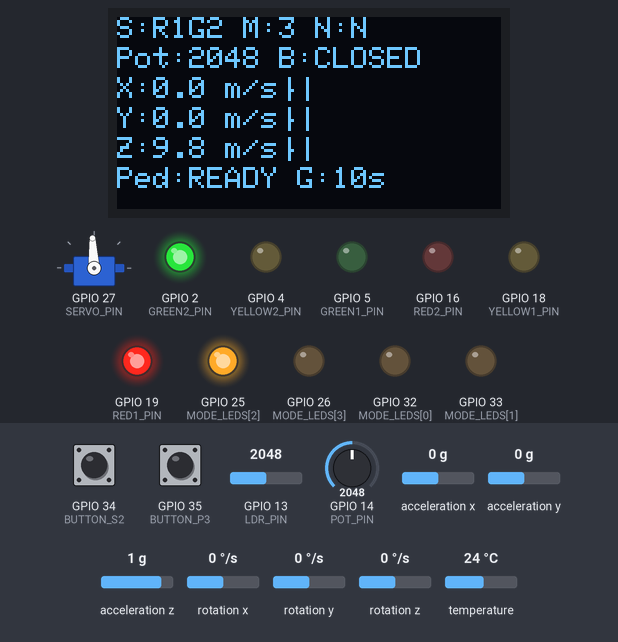
This program was run on a simulated ESP32. Parts: 128×64 one-colour display, servo, output pins drawn as LEDs (lit = HIGH). Dashed ring = blinking. The inputs (shaded band) are chosen by the test bench; at power-on: GPIO 14 (POT_PIN) = 2048, GPIO 13 (LDR_PIN) = 2048, GPIO 34 (BUTTON_S2) HIGH, GPIO 35 (BUTTON_P3) HIGH, acceleration x 0 g, acceleration y 0 g, acceleration z 1 g, rotation x 0 °/s, rotation y 0 °/s, rotation z 0 °/s, temperature 24 °C. Servo pulses on a pin are drawn as a servo (544–2400 µs = 0–180°); what the program prints to the serial monitor is not drawn.

Above: at 4.7 s.
4.8 s: GPIO 14 (POT_PIN) set to 1985
At 6.1 s:
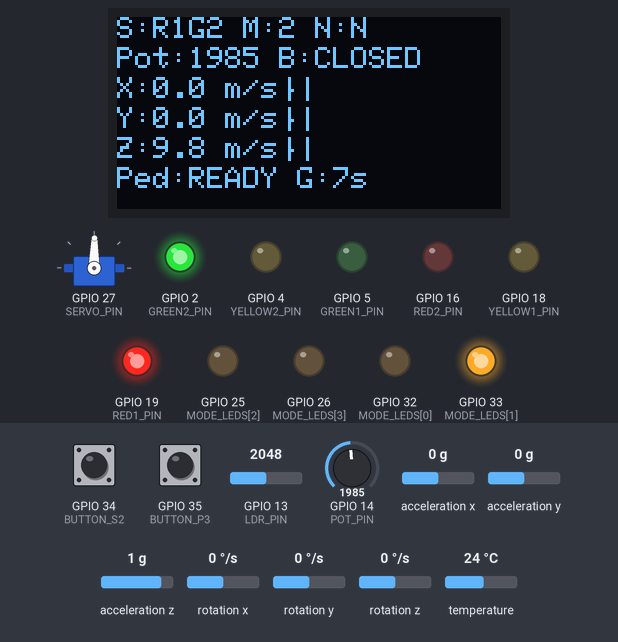
6.6 s: GPIO 13 (LDR_PIN) set to 2934
8.1 s: GPIO 13 (LDR_PIN) set to 3062
At 9.5 s:
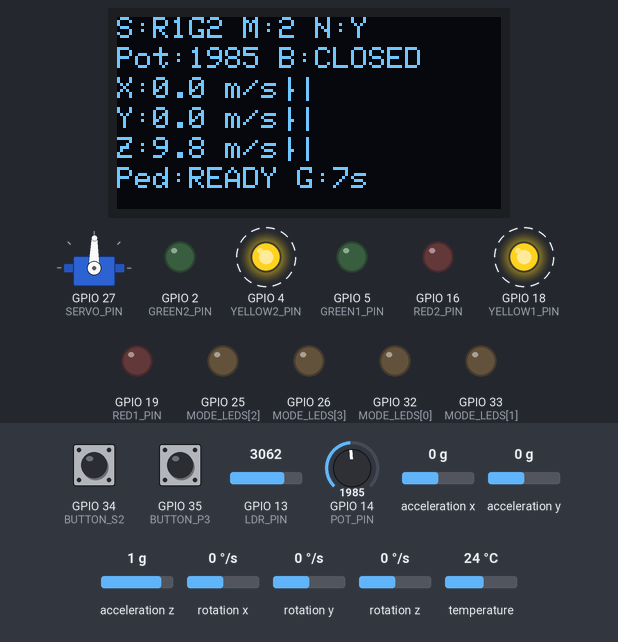
11.1 s: GPIO 13 (LDR_PIN) set to 2960
At 11.5 s:
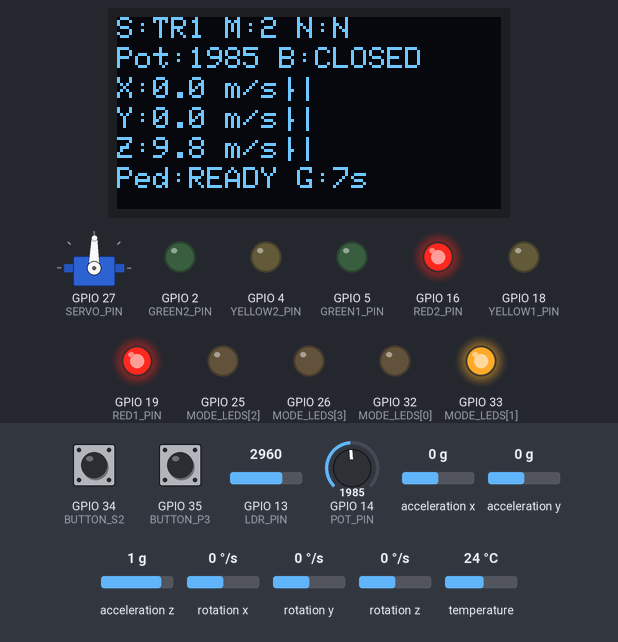
14.1 s: GPIO 14 (POT_PIN) set to 2694
At 14.8 s:
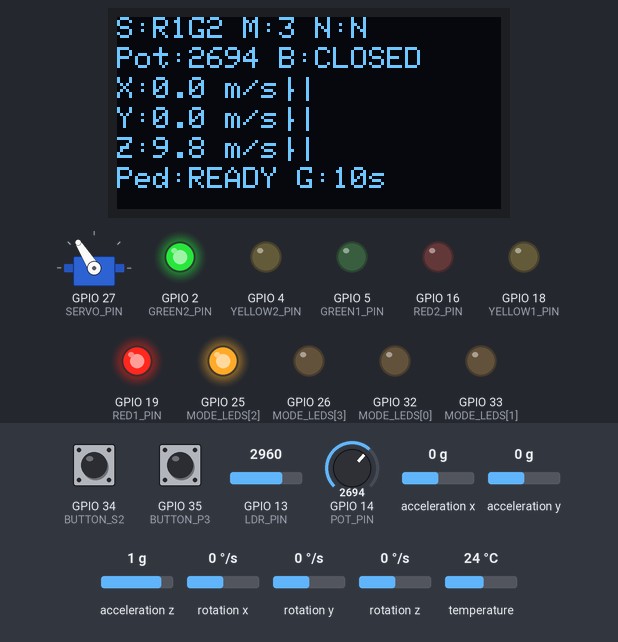
15.7 s: GPIO 14 (POT_PIN) set to 2824
At 17.1 s:
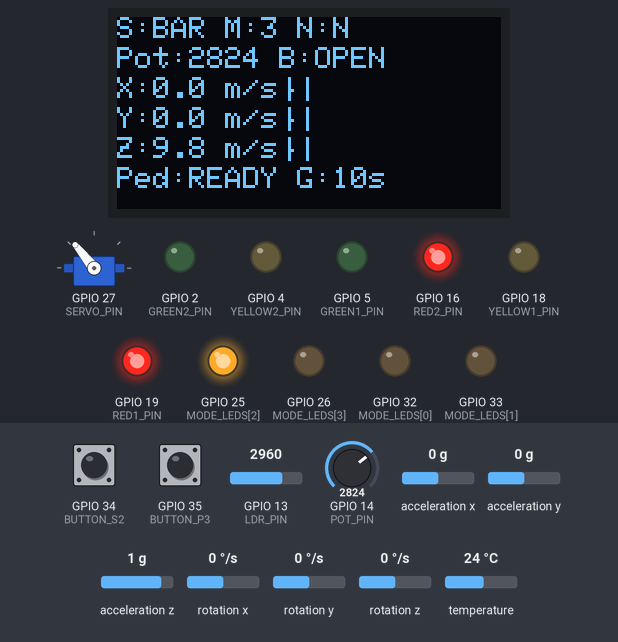
Timing chart, 0 to 18.5 s (numbered marks = the images above; inputs shaded):
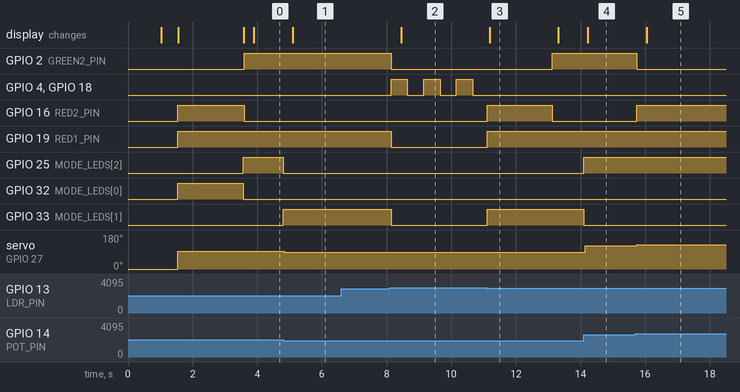

Measured:
- the behaviour switches between 2048 and 2047 on GPIO 14 (POT_PIN) (found by bisection; images 0 and 1)
- the behaviour switches between 3000 and 3001 on GPIO 13 (LDR_PIN) (found by bisection; images 1 and 2)
- the behaviour switches between 2752 and 2753 on GPIO 14 (POT_PIN) (found by bisection; images 4 and 5)
- after the input at 4.8 s, GPIO 25 (MODE_LEDS[2]): HIGH → LOW at once; GPIO 33 (MODE_LEDS[1]): LOW → HIGH at once; servo on GPIO 27 (SERVO_PIN): 93° → 89° at once; the display: changes after 0.30 s (image 1)
- after the input at 6.6 s, every drawn part: stays the same
- after the input at 8.1 s, GPIO 2 (GREEN2_PIN): HIGH → LOW after 0.04 s instead of 2.5 s; GPIO 18 (YELLOW1_PIN): alternates HIGH for 0.51 s and LOW for 0.50 s, starting at once; GPIO 19 (RED1_PIN), GPIO 33 (MODE_LEDS[1]): HIGH → LOW at once; the display: changes after 0.35 s (image 2)
- after the input at 11.1 s, GPIO 2 (GREEN2_PIN): LOW → HIGH after 2.0 s; GPIO 4 (YELLOW2_PIN), GPIO 18 (YELLOW1_PIN): stops changing and stays LOW; GPIO 16 (RED2_PIN): LOW → HIGH at once, → LOW 2.0 s later; GPIO 19 (RED1_PIN), GPIO 33 (MODE_LEDS[1]): LOW → HIGH at once; the display: changes after 0.09 s (image 3)
- after the input at 14.1 s, GPIO 25 (MODE_LEDS[2]): LOW → HIGH at once; GPIO 33 (MODE_LEDS[1]): HIGH → LOW at once; servo on GPIO 27 (SERVO_PIN): 89° → 122° at once; the display: changes after 0.12 s (image 4)
- after the input at 15.7 s, GPIO 2 (GREEN2_PIN): HIGH → LOW at once; GPIO 16 (RED2_PIN): LOW → HIGH at once; servo on GPIO 27 (SERVO_PIN): 122° → 129° at once; the display: changes after 0.34 s (image 5)

The program:

main.cpp
```cpp
#include <Arduino.h>
#include <Wire.h>
#include <Adafruit_GFX.h>
#include <Adafruit_SSD1306.h>
#include <Adafruit_MPU6050.h>

// ==================== OLED SETUP ====================
#define SCREEN_WIDTH 128
#define SCREEN_HEIGHT 64
#define OLED_RESET -1
Adafruit_SSD1306 display(SCREEN_WIDTH, SCREEN_HEIGHT, &Wire, OLED_RESET);

// ==================== MPU6050 SETUP ====================
Adafruit_MPU6050 mpu;
float accelX = 0, accelY = 0, accelZ = 0;
float gyroX = 0, gyroY = 0, gyroZ = 0;

// ==================== SERVO SETUP ====================
const int SERVO_PIN = 27;
const int SERVO_PWM_CHANNEL = 0;
const int SERVO_PWM_FREQ = 50;
const int SERVO_PWM_RESOLUTION = 12;

// ==================== PIN DEFINITIONS ====================
const int POT_PIN = 14;
const int LDR_PIN = 13;
const int BUTTON_P3 = 35;
const int BUTTON_S2 = 34;

// Traffic Light LEDs
const int RED1_PIN = 19;
const int YELLOW1_PIN = 18;
const int GREEN1_PIN = 5;
const int RED2_PIN = 16;
const int YELLOW2_PIN = 4;
const int GREEN2_PIN = 2;

// Mode Indicator LEDs (4 LED)
const int MODE_LEDS[4] = {32, 33, 25, 26};

// ==================== CONSTANTS ====================
const int MODE_COUNT = 4;
const int DAY_NIGHT_THRESHOLD = 3000;
const unsigned long BLINK_INTERVAL = 500;
const unsigned long PEDESTRIAN_DURATION = 10000;
const unsigned long ALL_RED_DURATION = 2000;
const unsigned long YELLOW_DURATION = 3000;
const unsigned long DISPLAY_UPDATE_INTERVAL = 300;
const unsigned long MPU_READ_INTERVAL = 100;
const unsigned long BARRIER_CLOSE_DELAY = 4000;

// ==================== GLOBAL VARIABLES ====================
int currentMode = 0;
bool isNightMode = false;
bool yellowState = false;
unsigned long lastBlinkTime = 0;
bool pedestrianRequest = false;
unsigned long pedestrianRequestTime = 0;
int greenPhaseDuration[4] = {5000, 7000, 10000, 15000};

// Servo variables
int currentPotValue = 0;
bool isBarrierOpen = false;
unsigned long barrierCloseTime = 0;

// Traffic State
enum TrafficState {
  GREEN1_RED2,
  YELLOW1_RED2,
  ALL_RED_TRANSITION,
  RED1_GREEN2,
  RED1_YELLOW2,
  ALL_RED_TRANSITION_2,
  PEDESTRIAN_CROSSING,
  BARRIER_MODE,
  WAIT_AFTER_BARRIER
};

TrafficState currentState = ALL_RED_TRANSITION;
unsigned long stateStartTime = 0;

// Display update timing
unsigned long lastDisplayUpdate = 0;
unsigned long lastMPURead = 0;

// ==================== FUNCTION DECLARATIONS ====================
void setupOLED();
void setupMPU6050();
void readMPU6050();
void setServoAngle(int angle);
void calibrateLDR();
void checkNightMode();
void readPotentiometer();
void checkButtons();
void emergencyStop();
void handlePedestrianRequest();
void updateModeLEDs();
void nightModeOperation();
void normalModeOperation();
void setLights(int red1, int yellow1, int green1, int red2, int yellow2, int green2);
void printState();
void updateDisplay();
void handleBarrierMode();
void handleWaitAfterBarrier();

// ==================== SETUP ====================
void setup() {
  Serial.begin(115200);
  delay(1000);

  Serial.println("=== TRAFFIC LIGHT WITH MPU6050 & OLED ===");
  Serial.println("Integrated System with Pedestrian Crossing");

  // Setup I2C
  Wire.begin(21, 22);

  // Setup OLED
  setupOLED();

  // Setup MPU6050
  setupMPU6050();

  // Setup LED pins
  pinMode(RED1_PIN, OUTPUT);
  pinMode(YELLOW1_PIN, OUTPUT);
  pinMode(GREEN1_PIN, OUTPUT);
  pinMode(RED2_PIN, OUTPUT);
  pinMode(YELLOW2_PIN, OUTPUT);
  pinMode(GREEN2_PIN, OUTPUT);

  for (int i = 0; i < MODE_COUNT; i++) {
    pinMode(MODE_LEDS[i], OUTPUT);
    digitalWrite(MODE_LEDS[i], LOW);
  }

  // Setup buttons
  pinMode(BUTTON_P3, INPUT_PULLUP);
  pinMode(BUTTON_S2, INPUT_PULLUP);

  // Setup Servo
  ledcSetup(SERVO_PWM_CHANNEL, SERVO_PWM_FREQ, SERVO_PWM_RESOLUTION);
  ledcAttachPin(SERVO_PIN, SERVO_PWM_CHANNEL);
  setServoAngle(0);

  // Kalibrasi
  calibrateLDR();

  // Inisialisasi
  setLights(HIGH, LOW, LOW, HIGH, LOW, LOW);
  digitalWrite(MODE_LEDS[0], HIGH);

  // Baca nilai awal potentiometer
  currentPotValue = analogRead(POT_PIN);
  setServoAngle(map(currentPotValue, 0, 4095, 0, 180));

  stateStartTime = millis();

  // Display startup message
  display.clearDisplay();
  display.setTextSize(1);
  display.setTextColor(SSD1306_WHITE);
  display.setCursor(0, 0);
  display.println("Integrated System");
  display.println("MPU6050 + OLED");
  display.println("Pedestrian Ready");
  display.display();

  delay(2000);

  Serial.println("System initialized");
  printState();
}

void setupOLED() {
  if(!display.begin(SSD1306_SWITCHCAPVCC, 0x3C)) {
    Serial.println("OLED not found");
  } else {
    Serial.println("OLED ready");
  }
}

void setupMPU6050() {
  if (!mpu.begin()) {
    Serial.println("MPU6050 not found");
    while (1) delay(10);
  }
  Serial.println("MPU6050 Found!");

  mpu.setAccelerometerRange(MPU6050_RANGE_8_G);
  mpu.setGyroRange(MPU6050_RANGE_500_DEG);
  mpu.setFilterBandwidth(MPU6050_BAND_21_HZ);
}

// ==================== SERVO FUNCTION ====================
void setServoAngle(int angle) {
  if (angle < 0) angle = 0;
  if (angle > 180) angle = 180;

  int pulseWidth = map(angle, 0, 180, 500, 2500);
  int duty = (pulseWidth * 4095) / 20000;
  ledcWrite(SERVO_PWM_CHANNEL, duty);

  // Update barrier state
  bool newBarrierOpen = (angle > 120);
  if (newBarrierOpen != isBarrierOpen) {
    isBarrierOpen = newBarrierOpen;
    Serial.print("Barrier: ");
    Serial.println(isBarrierOpen ? "OPEN" : "CLOSED");
    if (!isBarrierOpen) {
      barrierCloseTime = millis();
    }
  }
}

// ==================== MPU6050 READING ====================
void readMPU6050() {
  sensors_event_t a, g, temp;
  mpu.getEvent(&a, &g, &temp);

  accelX = a.acceleration.x;
  accelY = a.acceleration.y;
  accelZ = a.acceleration.z;

  gyroX = g.gyro.x;
  gyroY = g.gyro.y;
  gyroZ = g.gyro.z;
}

// ==================== MAIN LOOP ====================
void loop() {
  unsigned long currentTime = millis();

  // 1. Baca MPU6050
  if (currentTime - lastMPURead >= MPU_READ_INTERVAL) {
    readMPU6050();
    lastMPURead = currentTime;
  }

  // 2. Handle potentiometer untuk servo
  static unsigned long lastPotRead = 0;
  if (currentTime - lastPotRead >= 50) {
    int potValue = analogRead(POT_PIN);
    if (abs(potValue - currentPotValue) > 10) {
      currentPotValue = potValue;
      setServoAngle(map(potValue, 0, 4095, 0, 180));
    }
    lastPotRead = currentTime;
  }

  // 3. Check night mode
  checkNightMode();

  // 4. Read potentiometer for mode
  readPotentiometer();

  // 5. Check buttons (jika bukan night mode)
  if (!isNightMode) {
    checkButtons();
  }

  // 6. Handle pedestrian request
  if (pedestrianRequest) {
    handlePedestrianRequest();
  }

  // 7. Update display
  if (currentTime - lastDisplayUpdate >= DISPLAY_UPDATE_INTERVAL) {
    updateDisplay();
    lastDisplayUpdate = currentTime;
  }

  // 8. Main traffic logic
  if (isNightMode) {
    nightModeOperation();
  } else {
    // Check barrier mode
    if (isBarrierOpen && currentState != BARRIER_MODE &&
        currentState != PEDESTRIAN_CROSSING && currentState != WAIT_AFTER_BARRIER) {
      currentState = BARRIER_MODE;
      stateStartTime = currentTime;
      Serial.println("BARRIER OPEN - Entering barrier mode");
    }

    switch(currentState) {
      case BARRIER_MODE:
        handleBarrierMode();
        break;
      case WAIT_AFTER_BARRIER:
        handleWaitAfterBarrier();
        break;
      case PEDESTRIAN_CROSSING:
        // Ditangani di handlePedestrianRequest()
        break;
      default:
        normalModeOperation();
        break;
    }
  }

  delay(10);
}

// ==================== HELPER FUNCTIONS ====================
void setLights(int red1, int yellow1, int green1, int red2, int yellow2, int green2) {
  digitalWrite(RED1_PIN, red1);
  digitalWrite(YELLOW1_PIN, yellow1);
  digitalWrite(GREEN1_PIN, green1);
  digitalWrite(RED2_PIN, red2);
  digitalWrite(YELLOW2_PIN, yellow2);
  digitalWrite(GREEN2_PIN, green2);
}

void printState() {
  Serial.print("State: ");
  switch(currentState) {
    case GREEN1_RED2: Serial.println("GREEN 1 - RED 2"); break;
    case YELLOW1_RED2: Serial.println("YELLOW 1 - RED 2"); break;
    case ALL_RED_TRANSITION: Serial.println("ALL RED (transition)"); break;
    case RED1_GREEN2: Serial.println("RED 1 - GREEN 2"); break;
    case RED1_YELLOW2: Serial.println("RED 1 - YELLOW 2"); break;
    case ALL_RED_TRANSITION_2: Serial.println("ALL RED (transition 2)"); break;
    case PEDESTRIAN_CROSSING: Serial.println("PEDESTRIAN CROSSING"); break;
    case BARRIER_MODE: Serial.println("BARRIER MODE"); break;
    case WAIT_AFTER_BARRIER: Serial.println("WAIT AFTER BARRIER"); break;
  }
}

void calibrateLDR() {
  Serial.println("LDR Calibration...");
  delay(500);
  Serial.print("Initial LDR: ");
  Serial.println(analogRead(LDR_PIN));
}

void checkNightMode() {
  int ldrValue = analogRead(LDR_PIN);
  bool nightDetected = (ldrValue > DAY_NIGHT_THRESHOLD);

  if (nightDetected && !isNightMode) {
    isNightMode = true;
    pedestrianRequest = false;
    Serial.println("=== NIGHT MODE (Yellow Blink) ===");
    setLights(LOW, LOW, LOW, LOW, LOW, LOW);

    for (int i = 0; i < MODE_COUNT; i++) {
      digitalWrite(MODE_LEDS[i], LOW);
    }
  }
  else if (!nightDetected && isNightMode) {
    isNightMode = false;
    Serial.println("=== DAY MODE ===");
    currentState = ALL_RED_TRANSITION;
    stateStartTime = millis();
    setLights(HIGH, LOW, LOW, HIGH, LOW, LOW);
    digitalWrite(MODE_LEDS[currentMode], HIGH);
    printState();
  }
}

void readPotentiometer() {
  int potValue = analogRead(POT_PIN);
  int newMode = potValue / 1024;

  if (newMode >= MODE_COUNT) {
    newMode = MODE_COUNT - 1;
  }

  if (newMode != currentMode) {
    currentMode = newMode;
    updateModeLEDs();

    Serial.print("Changed to Mode ");
    Serial.print(currentMode + 1);
    Serial.print(" (");
    Serial.print(greenPhaseDuration[currentMode] / 1000);
    Serial.println("s green)");
  }
}

void checkButtons() {
  static bool lastS2State = HIGH;
  static bool lastP3State = HIGH;
  static unsigned long lastDebounceTime = 0;

  unsigned long now = millis();
  if (now - lastDebounceTime < 100) return;
  lastDebounceTime = now;

  bool s2State = digitalRead(BUTTON_S2);
  bool p3State = digitalRead(BUTTON_P3);

  // Button S2 - Pedestrian
  if (s2State == LOW && lastS2State == HIGH) {
    Serial.println("Button S2: Pedestrian Request");
    if (!pedestrianRequest) {
      pedestrianRequest = true;
      pedestrianRequestTime = millis();
    }
  }

  // Button P3 - Emergency
  if (p3State == LOW && lastP3State == HIGH) {
    Serial.println("Button P3: Emergency Stop");
    emergencyStop();
  }

  lastS2State = s2State;
  lastP3State = p3State;
}

void emergencyStop() {
  Serial.println("!!! EMERGENCY - ALL RED !!!");
  setLights(HIGH, LOW, LOW, HIGH, LOW, LOW);
  delay(3000);

  currentState = ALL_RED_TRANSITION;
  stateStartTime = millis();
  Serial.println("Emergency cleared");
  printState();
}

void handlePedestrianRequest() {
  if (currentState != PEDESTRIAN_CROSSING) {
    currentState = PEDESTRIAN_CROSSING;
    Serial.println("=== PEDESTRIAN CROSSING ===");
    setLights(HIGH, LOW, LOW, HIGH, LOW, LOW);
    stateStartTime = millis();
  }

  // Cek waktu (10 detik)
  if (millis() - pedestrianRequestTime >= PEDESTRIAN_DURATION) {
    Serial.println("Pedestrian crossing finished");
    pedestrianRequest = false;
    currentState = ALL_RED_TRANSITION;
    stateStartTime = millis();
    printState();
  }
}

void updateModeLEDs() {
  for (int i = 0; i < MODE_COUNT; i++) {
    digitalWrite(MODE_LEDS[i], LOW);
  }
  digitalWrite(MODE_LEDS[currentMode], HIGH);
}

void nightModeOperation() {
  if (millis() - lastBlinkTime >= BLINK_INTERVAL) {
    yellowState = !yellowState;
    setLights(LOW, yellowState, LOW, LOW, yellowState, LOW);
    lastBlinkTime = millis();
  }
}

void normalModeOperation() {
  if (pedestrianRequest) return;

  unsigned long currentTime = millis();
  unsigned long elapsed = currentTime - stateStartTime;

  switch (currentState) {
    case GREEN1_RED2:
      setLights(LOW, LOW, HIGH, HIGH, LOW, LOW);

      if (elapsed >= greenPhaseDuration[currentMode]) {
        currentState = YELLOW1_RED2;
        stateStartTime = currentTime;
        Serial.println("Green phase ended, switching to YELLOW");
        printState();
      }
      break;

    case YELLOW1_RED2:
      setLights(LOW, HIGH, LOW, HIGH, LOW, LOW);

      if (elapsed >= YELLOW_DURATION) {
        currentState = ALL_RED_TRANSITION;
        stateStartTime = currentTime;
        Serial.println("Yellow ended, ALL RED for safety");
        printState();
      }
      break;

    case ALL_RED_TRANSITION:
      setLights(HIGH, LOW, LOW, HIGH, LOW, LOW);

      if (elapsed >= ALL_RED_DURATION) {
        currentState = RED1_GREEN2;
        stateStartTime = currentTime;
        Serial.println("Now Traffic Light 2 gets GREEN");
        printState();
      }
      break;

    case RED1_GREEN2:
      setLights(HIGH, LOW, LOW, LOW, LOW, HIGH);

      if (elapsed >= greenPhaseDuration[currentMode]) {
        currentState = RED1_YELLOW2;
        stateStartTime = currentTime;
        Serial.println("Green phase 2 ended, switching to YELLOW");
        printState();
      }
      break;

    case RED1_YELLOW2:
      setLights(HIGH, LOW, LOW, LOW, HIGH, LOW);

      if (elapsed >= YELLOW_DURATION) {
        currentState = ALL_RED_TRANSITION_2;
        stateStartTime = currentTime;
        Serial.println("Yellow 2 ended, ALL RED for safety");
        printState();
      }
      break;

    case ALL_RED_TRANSITION_2:
      setLights(HIGH, LOW, LOW, HIGH, LOW, LOW);

      if (elapsed >= ALL_RED_DURATION) {
        currentState = GREEN1_RED2;
        stateStartTime = currentTime;
        Serial.println("Cycle complete, back to Traffic Light 1 GREEN");
        printState();
      }
      break;

    case PEDESTRIAN_CROSSING:
      // Ditangani di handlePedestrianRequest()
      break;
  }
}

void handleBarrierMode() {
  setLights(HIGH, LOW, LOW, HIGH, LOW, LOW);

  if (!isBarrierOpen && barrierCloseTime == 0) {
    barrierCloseTime = millis();
    currentState = WAIT_AFTER_BARRIER;
    Serial.println("Barrier closed, waiting 4 seconds...");
  }
}

void handleWaitAfterBarrier() {
  setLights(HIGH, LOW, LOW, HIGH, LOW, LOW);

  if (millis() - barrierCloseTime >= BARRIER_CLOSE_DELAY) {
    barrierCloseTime = 0;
    currentState = ALL_RED_TRANSITION;
    stateStartTime = millis();
    Serial.println("Returning to normal traffic cycle");
  }
}

// ==================== DISPLAY FUNCTION WITH XYZ ====================
void updateDisplay() {
  display.clearDisplay();
  display.setTextSize(1);
  display.setTextColor(SSD1306_WHITE);

  // Line 1: System Status
  display.setCursor(0, 0);
  display.print("S:");
  const char* states[] = {"G1R2","Y1R2","TR1","R1G2","R1Y2","TR2","PED","BAR","WAIT"};
  int stateIdx = currentState;
  if (stateIdx < 9) {
    display.print(states[stateIdx]);
  }

  display.print(" M:");
  display.print(currentMode + 1);
  display.print(" N:");
  display.print(isNightMode ? "Y" : "N");

  // Line 2: Potentiometer & Barrier
  display.setCursor(0, 10);
  display.print("Pot:");
  display.print(currentPotValue);
  display.print(" B:");
  display.print(isBarrierOpen ? "OPEN" : "CLOSED");

  // Line 3: MPU6050 Accelerometer X
  display.setCursor(0, 20);
  display.print("X:");
  display.print(accelX, 1);
  display.print(" m/s²");

  // Line 4: MPU6050 Accelerometer Y
  display.setCursor(0, 30);
  display.print("Y:");
  display.print(accelY, 1);
  display.print(" m/s²");

  // Line 5: MPU6050 Accelerometer Z
  display.setCursor(0, 40);
  display.print("Z:");
  display.print(accelZ, 1);
  display.print(" m/s²");

  // Line 6: Pedestrian Status & Green Time
  display.setCursor(0, 50);
  display.print("Ped:");
  if (pedestrianRequest) {
    display.print("CROSS");
    display.print((PEDESTRIAN_DURATION - (millis() - pedestrianRequestTime)) / 1000);
    display.print("s");
  } else {
    display.print("READY");
  }

  display.print(" G:");
  display.print(greenPhaseDuration[currentMode] / 1000);
  display.print("s");

  display.display();
}
```
